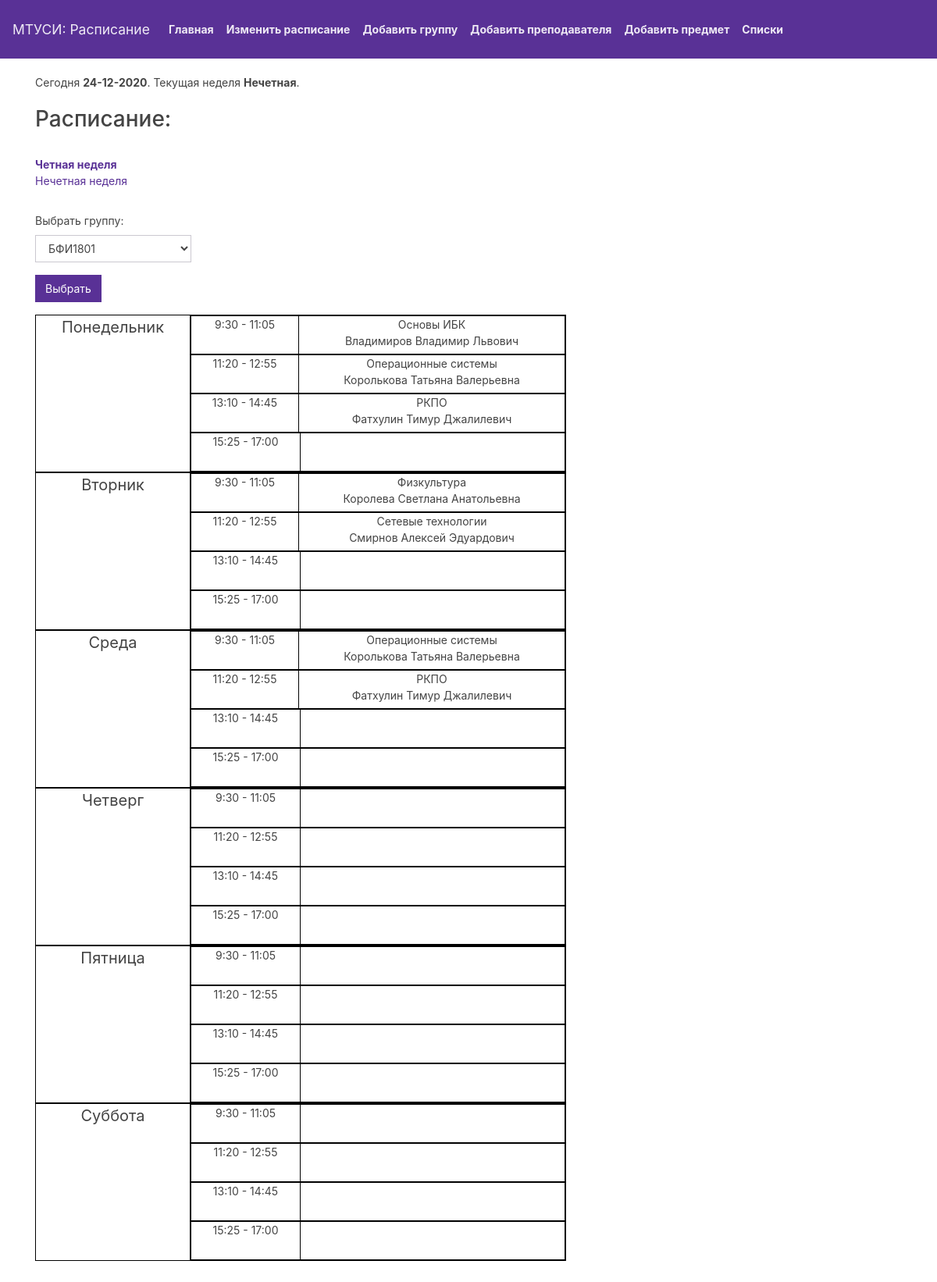
The page / on the database its author committed.
### models/subject.py (models this page shows)
class Subject(db.Model):
    __tablename__ = 'subject'
    id = db.Column(db.Integer, primary_key=True)
    subject_name = db.Column(db.String(30), unique=True, nullable=False)

### models/lecturer.py (models this page shows)
class Lecturer(db.Model):
    __tablename__ = 'lecturer'
    id = db.Column(db.Integer, primary_key=True)
    name = db.Column(db.String(30), nullable=False)
    last_name = db.Column(db.String(30), nullable=False)
    surname = db.Column(db.String(30), nullable=False)

### Routes/Lecturers.py (the view)
@lecturers.route('/')
def index():
    first = datetime.datetime.strptime("09.11.2020", "%d.%m.%Y")
    today = datetime.date.today()
    now = datetime.datetime.now()
    razn = ((now - first).days)
    if (razn // 7) % 2 == 0:
        todned = "Нечетная"
    else:
        todned = "Четная"
    days = ["Понедельник", "Вторник", "Среда", "Четверг", "Пятница", "Суббота"]
    trv = ['9:30 - 11:05', '11:20 - 12:55', '13:10 - 14:45', '15:25 - 17:00']
    cur_group = "БФИ1801"
    group_id = db.session.query(Group.id).filter(Group.name == cur_group).first()[0]
    schedule = db.session.query(Schedule).filter(Schedule.group_id == group_id)
    return render_template('index.html', curdate=today.strftime('%d-%m-%Y'), todned=todned, cur_group=cur_group,
                           days=days, trvs=trv, lecturers=Lecturer.query.all(), subjects=Subject.query.all(),
                           intervals=Interval.query.all(), group_names=Group.query.all(), schedules=schedule)

### templates/index.html (shortened to what this page needs)
<!DOCTYPE html>
<html lang="en">
<head>
    <link rel="stylesheet" type="text/css" href="/static/css/boots.min.css">
</head>
<body>
{% include "Nav.html" %}
<div class="container">
    <div class="date">Сегодня <span class="todays">{{ curdate }}</span>. Текущая неделя <b>{{ todned }}</b>.
    </div>
    <h2>Расписание:</h2>
    <div class="headd">
        <div>
            <div><a href='#' class="chet active">Четная неделя</a></div>
            <div><a href='#' class="nechet">Нечетная неделя</a></div>
        </div>
    </div>
    <form action="" method="post">
        <p>
        <div class="form-group">
            <label for="cur_group">Выбрать группу:</label>
            <select class="form-control" id="exampleSelect11" name="cur_group">
                {% for groupn in group_names %}
                <option>{{ groupn.name }}</option>
                {% endfor %}
            </select>
        </div>
        <p>
            <input type="submit" class="btn btn-primary" value="Выбрать">
        </p>
    </form>
    {% for day in days %}
    <div class="table-rows">
        <div class="daydiv">{{ day }}</div>
        <div class="flex-container">
            {% for trv in trvs %}
            <div class="kek">
                <div class="time">{{ trv }}</div>
                {% for schedule in schedules %}
                {% if schedule.chet == 0 %}
                <div class="chet_ned show">
                    {% if schedule.day == day %}
                    {% for interval in intervals %}
                    {% if interval.id == schedule.interval_id and interval.interval == trv %}
                    <div class="subj_prep">
                        <div class="subj">
                            {% for subject in subjects %}
                            {% if subject.id == schedule.subject_id %}
                            {{ subject.subject_name }}
                            {% endif %}
                            {% endfor %}
                        </div>
                        <div>
                            {% for lecturer in lecturers %}
                            {% if lecturer.id == schedule.lecturer_id %}
                            {{ lecturer.last_name }} {{ lecturer.name }} {{ lecturer.surname }}
                            {% endif %}
                            {% endfor %}
                        </div>
                    </div>
                    {% endif %}
                    {% endfor %}
                    {% endif %}
                </div>
                {% endif %}
                {% endfor %}
            </div>
            {% endfor %}
        </div>
    </div>
    {% endfor %}
</div>
</body>
</html>

### templates/Nav.html (shortened to what this page needs)
<nav class="navbar navbar-expand-lg navbar-dark bg-primary">
    <a class="navbar-brand" href="#">МТУСИ: Расписание</a>
    <div class="collapse navbar-collapse" id="navbarColor01">
        <ul class="navbar-nav mr-auto">
            <li class="nav-item active">
                <a class="nav-link" href="/">Главная <span class="sr-only">(current)</span></a>
            </li>
            <li class="nav-item active">
                <a class="nav-link" href="/addNote">Изменить расписание <span class="sr-only">(current)</span></a>
            </li>
            <li class="nav-item active">
                <a class="nav-link" href="/addGroup">Добавить группу <span class="sr-only">(current)</span></a>
            </li>
            <li class="nav-item active">
                <a class="nav-link" href="/addLecturer">Добавить преподавателя </a>
            </li>
            <li class="nav-item active">
                <a class="nav-link" href="/addSubject">Добавить предмет <span class="sr-only">(current)</span></a>
            </li>
            <li class="nav-item active">
                <a class="nav-link" href="/groups">Списки <span class="sr-only">(current)</span></a>
            </li>
        </ul>
    </div>
</nav>

### templates/index.html (style rules this page uses)
.date { margin-top: 20px; margin-bottom: 20px; }
.todays { font-weight: bold; }
.flex-container { display: -webkit-flex; display: flex; flex-direction: column; }
.kek { display: -webkit-flex; display: flex; flex-direction: row; border: 1px solid black; height: 50px; width: 480px; }
.table-rows { display: -webkit-flex; display: flex; flex-direction: row; border: 1px solid black; width: 680px; text-align: center; }
.headd { margin: 30px 40px 30px 0; }
.daydiv { width: 200px; font-size: 20px; border-right: 1px solid black; }
.subj_prep { display: -webkit-flex; display: flex; flex-direction: column; align-self: center; width: 340px; text-align: center; }
.subj { text-align: center; }
.time { width: 140px; text-align: center; vertical-align: middle; border-right: 1px solid black; }
form { width: 200px; }
.active { font-weight: bold; }

### rows shown on the page
Subject: subject_name "Основы ИБК"
Lecturer: last_name "Владимиров", name "Владимир", surname "Львович"
Subject: subject_name "Операционные системы"
Lecturer: last_name "Королькова", name "Татьяна", surname "Валерьевна"
Subject: subject_name "РКПО"
Lecturer: last_name "Фатхулин", name "Тимур", surname "Джалилевич"
Subject: subject_name "Физкультура"
Lecturer: last_name "Королева", name "Светлана", surname "Анатольевна"
Subject: subject_name "Сетевые технологии"
Lecturer: last_name "Смирнов", name "Алексей", surname "Эдуардович"

### other values the page prints
{{ todned }} "Нечетная"
{{ day }} "Понедельник" "Вторник" "Среда" "Четверг" "Пятница" "Суббота"
{{ trv }} "9:30 - 11:05" "11:20 - 12:55" "13:10 - 14:45" "15:25 - 17:00" "9:30 - 11:05" "11:20 - 12:55" "13:10 - 14:45" "15:25 - 17:00" "9:30 - 11:05" "11:20 - 12:55" "13:10 - 14:45" "15:25 - 17:00" "9:30 - 11:05" "11:20 - 12:55" "13:10 - 14:45" "15:25 - 17:00" "9:30 - 11:05" "11:20 - 12:55" "13:10 - 14:45" "15:25 - 17:00" "9:30 - 11:05" "11:20 - 12:55" "13:10 - 14:45" "15:25 - 17:00"
form field cur_group "БФИ1801"
